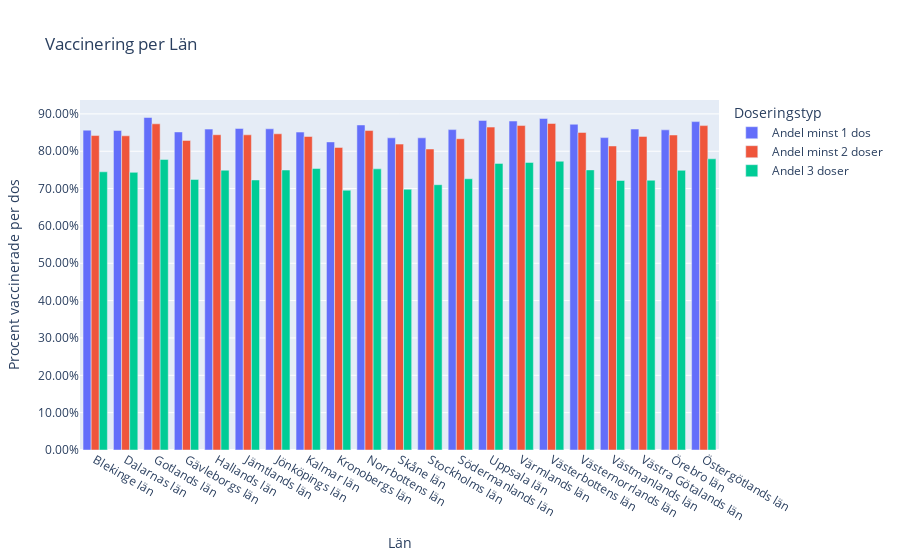

Write notebook code for a chart like this one.
### Markdown cell above
#### 2 f. Rita stapeldiagram för andel med minst 1 dos per län, andel två doser per län och andel tre doser per län

### Code cell
# NOTE: Jag har tolkat "Andel två doser per län" som "Andel minst 2 doser"
# eftersom det finns en kolumn som heter "Andel minst 2 doser", men inte "Andel två doser per län"...

column_names = ["Andel minst 1 dos", "Andel minst 2 doser", "Andel 3 doser"]

average_data = vaccine.groupby("Län_namn")[column_names].mean().reset_index()

fig = px.bar(
    average_data,
    x="Län_namn",
    y=column_names,
    barmode="group",
    title="Vaccinering per Län",
    labels=dict(value="Procent", variable="Doseringstyp", Län_namn="Län"),
)
fig.update_layout(yaxis_title="Procent vaccinerade per dos", xaxis_title="Län")

fig.update_yaxes(tickformat=".2%")

fig.show()

### Figure 1 — Plotly figure (JSON) as saved in the notebook; plotly's stock layout.template omitted (floating-point values rounded to 4 significant figures)
{"data": [{"alignmentgroup": "True", "hovertemplate": "Doseringstyp=Andel minst 1 dos<br>Län=%{x}<br>Procent=%{y}<extra></extra>", "legendgroup": "Andel minst 1 dos", "marker": {"color": "#636efa", "pattern": {"shape": ""}}, "name": "Andel minst 1 dos", "offsetgroup": "Andel minst 1 dos", "orientation": "v", "showlegend": true, "textposition": "auto", "type": "bar", "x": ["Blekinge län", "Dalarnas län", "Gotlands län", "Gävleborgs län", "Hallands län", "Jämtlands län", "Jönköpings län", "Kalmar län", "Kronobergs län", "Norrbottens län", "Skåne län", "Stockholms län", "Södermanlands län", "Uppsala län", "Värmlands län", "Västerbottens län", "Västernorrlands län", "Västmanlands län", "Västra Götalands län", "Örebro län", "Östergötlands län"], "xaxis": "x", "y": [0.8565, 0.8556, 0.8903, 0.8517, 0.8592, 0.8609, 0.86, 0.8513, 0.825, 0.8703, 0.8359, 0.8359, 0.8579, 0.8824, 0.8808, 0.8878, 0.8723, 0.8365, 0.8594, 0.8572, 0.8793], "yaxis": "y"}, {"alignmentgroup": "True", "hovertemplate": "Doseringstyp=Andel minst 2 doser<br>Län=%{x}<br>Procent=%{y}<extra></extra>", "legendgroup": "Andel minst 2 doser", "marker": {"color": "#EF553B", "pattern": {"shape": ""}}, "name": "Andel minst 2 doser", "offsetgroup": "Andel minst 2 doser", "orientation": "v", "showlegend": true, "textposition": "auto", "type": "bar", "x": ["Blekinge län", "Dalarnas län", "Gotlands län", "Gävleborgs län", "Hallands län", "Jämtlands län", "Jönköpings län", "Kalmar län", "Kronobergs län", "Norrbottens län", "Skåne län", "Stockholms län", "Södermanlands län", "Uppsala län", "Värmlands län", "Västerbottens län", "Västernorrlands län", "Västmanlands län", "Västra Götalands län", "Örebro län", "Östergötlands län"], "xaxis": "x", "y": [0.842, 0.8413, 0.8734, 0.8289, 0.8442, 0.844, 0.8467, 0.8395, 0.8102, 0.8554, 0.8191, 0.8059, 0.8334, 0.8646, 0.8688, 0.8743, 0.8503, 0.8141, 0.8397, 0.8434, 0.8686], "yaxis": "y"}, {"alignmentgroup": "True", "hovertemplate": "Doseringstyp=Andel 3 doser<br>Län=%{x}<br>Procent=%{y}<extra></extra>", "legendgroup": "Andel 3 doser", "marker": {"color": "#00cc96", "pattern": {"shape": ""}}, "name": "Andel 3 doser", "offsetgroup": "Andel 3 doser", "orientation": "v", "showlegend": true, "textposition": "auto", "type": "bar", "x": ["Blekinge län", "Dalarnas län", "Gotlands län", "Gävleborgs län", "Hallands län", "Jämtlands län", "Jönköpings län", "Kalmar län", "Kronobergs län", "Norrbottens län", "Skåne län", "Stockholms län", "Södermanlands län", "Uppsala län", "Värmlands län", "Västerbottens län", "Västernorrlands län", "Västmanlands län", "Västra Götalands län", "Örebro län", "Östergötlands län"], "xaxis": "x", "y": [0.7449, 0.7434, 0.7781, 0.7245, 0.7492, 0.7231, 0.7497, 0.7538, 0.6956, 0.7528, 0.6983, 0.7104, 0.7263, 0.7675, 0.77, 0.7732, 0.7501, 0.7217, 0.7224, 0.749, 0.7797], "yaxis": "y"}], "layout": {"barmode": "group", "legend": {"title": {"text": "Doseringstyp"}, "tracegroupgap": 0}, "title": {"text": "Vaccinering per Län"}, "xaxis": {"anchor": "y", "domain": [0, 1], "title": {"text": "Län"}}, "yaxis": {"anchor": "x", "domain": [0, 1], "tickformat": ".2%", "title": {"text": "Procent vaccinerade per dos"}}}}
